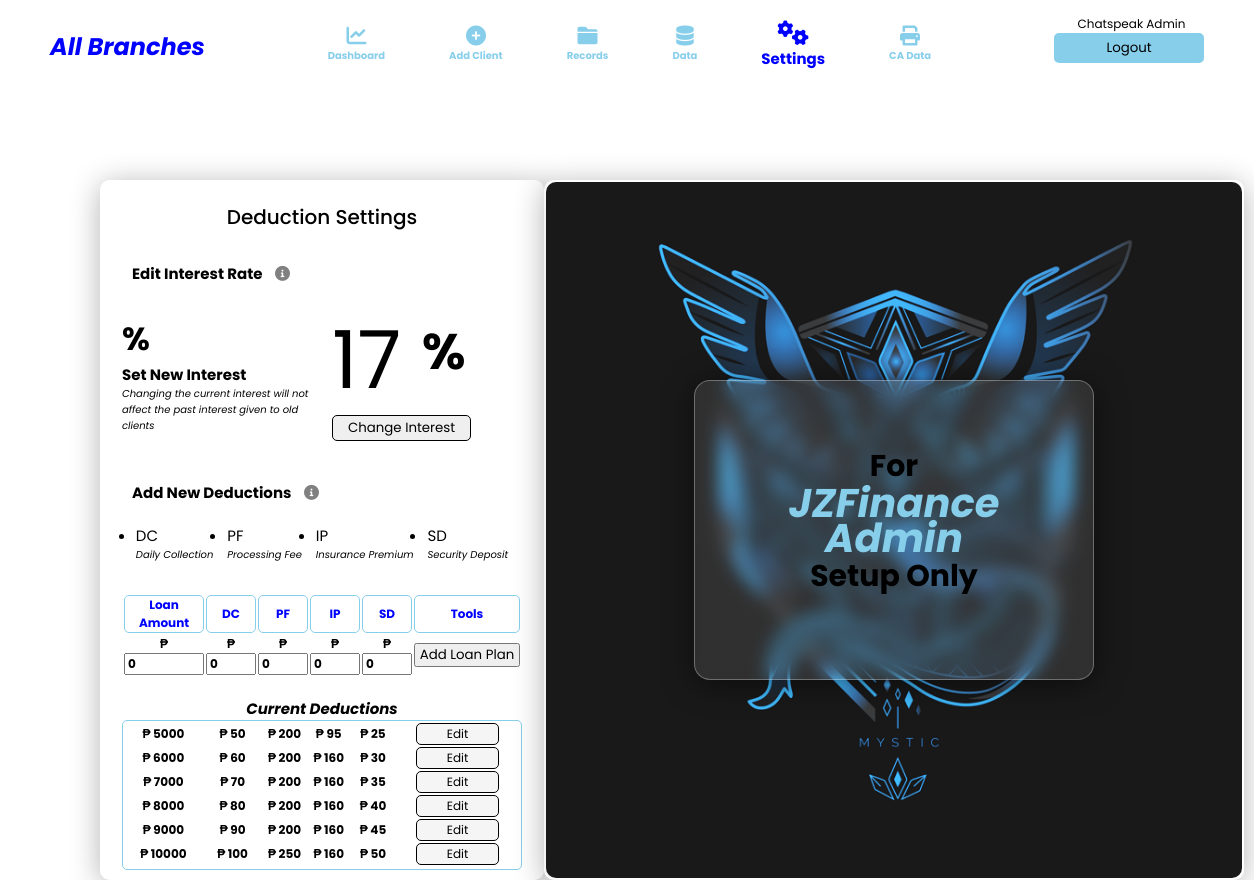
Page /Settings.php (signed in) on the committed database.
### tables this page shows
CREATE TABLE `insert_interest` (
  `id` int(11) NOT NULL,
  `interest` int(3) NOT NULL
);

CREATE TABLE `insert_deduction` (
  `id` int(11) NOT NULL,
  `loan_amount` int(255) NOT NULL DEFAULT 0,
  `daily_collection` int(255) NOT NULL DEFAULT 0,
  `processing_fee` int(255) NOT NULL DEFAULT 0,
  `ins_premium` int(255) NOT NULL DEFAULT 0,
  `sec_deposit` int(255) NOT NULL DEFAULT 0,
  `others` int(255) NOT NULL DEFAULT 0
);

### Settings.php (the view, shortened to what this page needs)
<?php
    include_once 'header.php';
?>
<div class="systemSetting">
    <div class="settingContent">
        <div class="settingsFC ssContent">
            <h4>Deduction Settings</h4>
            <div class="loanPlanSetup interest">
                <div class="loanPlanInfo">
                    <h4>Edit Interest Rate</h4>
                    <div class="editIntTool"><i class="fa fa-info-circle"></i>
                    </div>
                </div>
                <div class="addInterest">
                    <div>
                        <h1>%</h1>
                        <h4>Set New Interest</h4>
                        <p>Changing the current interest will not affect the past interest given to old clients</p>
                    </div>
                    <div>
                        <?php
                            $interest = "SELECT * FROM insert_interest ORDER BY id DESC LIMIT 1 ";
                            $interest_query = mysqli_query($connection, $interest);
                            $lastest_interest = mysqli_fetch_assoc($interest_query);
                        ?>
                        <form action="" method="post">
                            <span><input type="number" name="int" value="<?php echo $lastest_interest['interest'] ?>"><h3>%</h3></span>
                            <button type="submit" name="newinterest">Change Interest</button>
                        </form>
                    </div>
                </div>
            </div>
            <div class="loanDeducInfo">
                <h4>Add New Deductions</h4>
                <div class="editDeducTool"><i class="fa fa-info-circle"></i>
                </div>
            </div>
            <div class="deductTitles">
                <ul>
                    <li>DC <p>Daily Collection</p></li>
                    <li>PF <p>Processing Fee</p></li>
                    <li>IP <p>Insurance Premium</p></li>
                    <li>SD <p>Security Deposit</p></li>
                </ul>
            </div>
            <form action="" method="post">
                <table>
                    <tr>
                        <th width="20%">Loan Amount</th>
                        <th width="10%">DC</th>
                        <th width="10%">PF</th>
                        <th width="10%">IP</th>
                        <th width="10%">SD</th>
                        <th width="30%">Tools</th>
                    </tr>
                        <td id="customSetLoan"><p><span>₱</span> <input type="number" id="inputla" name="loanAmount" value="0"></p></td>
                        <td><p><span>₱</span> <input type="number" name="dailyCollection" value="0" id='dcol'></p></td>
                        <td><p><span>₱</span> <input type="number" name="processingFee" value="0"></p></td>
                        <td><p><span>₱</span> <input type="number" name="insPremium" value="0"></p></td>
                        <td><p><span>₱</span> <input type="number" name="secDeposit" value="0"></p></td>
                        <td id="addLoanPlan"><p><span><button type="submit" name="addloan">Add Loan Plan</button></span></p></td>
                </table>
                <div class="cdeducTitle">
                    <p>Current Deductions</p>
                </div>
                <div class="currentDeductions">
                    <table id="curDeducTable">
                        <?php
                            $show_loans = "SELECT * FROM insert_deduction ORDER BY loan_amount ASC";
                            $show_loans_query = mysqli_query($connection, $show_loans);
                            while($loans = mysqli_fetch_assoc($show_loans_query)){
                        ?>
                        <tr>
                            <td width="20%"><p><span>₱ <?php echo $loans['loan_amount'] ?></span></p></td>
                            <td width="15%"><p><span>₱ <?php echo $loans['daily_collection'] ?></span></p></td>
                            <td width="11%"><p><span>₱ <?php echo $loans['processing_fee'] ?></span></p></td>
                            <td width="11%"><p><span>₱ <?php echo $loans['ins_premium'] ?></span></p></td>
                            <td width="11%"><p><span>₱ <?php echo $loans['sec_deposit'] ?></span></p></td>
                            <td width="30%" id="deductTools">
                                <a type="button" id="editDeduct" class="editDeduct">Edit</a>
                            </td>
                        </tr>
                        <?php }?>
                    </table>
                </div>
            </form>
        </div>
        <div class="settingsFC scAccount">
            <h4>Account Setup</h4>
            <div class="adminBlockSetup" id="adminBlockSetup">
                <div class="restrictedBlock">
                    <h4>For <br><span>JZFinance Admin</span><br> Setup Only</h4>
                </div>
            </div>
            <div class="employeeSetup">
                <div class="addEmpInfo">
                    <h4>Add Credit Analyst</h4>
                    <div class="addEmpTool"><i class="fa fa-info-circle"></i>
                    </div>
                </div>
                <div class="addEmployee addCreditAnalyst">
                    <form action="" method="post">
                        <div class="ssCAAdd">
                            <div>
                                <label for="cArea">CA Area:</label>
                            </div>
                            <div>
                            <?php
                                        echo "
                                        <label for='acbranch'>Branch :</label>
                                        <select name='acbranch'>
                                            <option value='tandangsora'>Tandang Sora</option>
                                            <option value='stamaria'>Sta. Maria</option>
                                            <option value='meycauayan'>Meycauayan</option>
                                        </select>";
                                    ?>
                            </div>
                            <div>
                                <label for="CA">CA Name:</label>
                            </div>
                            <button id="ssCAAddButton" name="addCA" type="submit">Add Credit Analyst</button>
                        </div>
                    </form>
                </div>
                <div class="scTable">
                    <table id="caTableTitle">
                        <tr>
                            <th width="10%">Area</th>
                            <th width="20">Branch</th>
                            <th width="30%">Credit Analyst Name</th>
                            <th width="40%">Tool</th>
                        </tr>
                    </table>
                    <div class="sctContent">
                        <table id="caTableContent">
                            <?php
                                $show_ca = "SELECT * FROM insert_creditanalyst ORDER BY area ASC, name ASC";
                                $show_ca_query = mysqli_query($connection, $show_ca);
                                while($row = mysqli_fetch_assoc($show_ca_query)){
                                    $creditanalyst = $row['name'];
                                    $bnm = $row['cabranch'];
                                    if($bnm == "tandangsora"){
                                        $bname = 'Tandang Sora' ;
                                    }
                                    elseif($bnm == "meycauayan"){
                                        $bname = 'Meycauayan'  ;
                                    }
                                    elseif($bnm == "stamaria"){
                                        $bname = 'Sta. Maria' ;
                                    }
                            ?>
                            <tr>
                                <td width="10%"><?php echo $row['area'] ?></td>
                                <td width="20"><?php echo $bname ?></td>
                                <td width="30%"><?php echo $creditanalyst ?></td>
                                <td width="40%" id="scTabButton">
                                    <button id="editCA" class="editCA" type="button">Edit</button>
                                    <button id="deleteCA" type="button"><a href="Settings.php?delete_ca=<?php echo $row['id'] ?>">Delete</a></button>
                                </td>
                            </tr>
                            <?php } ?>
                        </table>
                    </div>
                </div>
            </div>
            <div class="employeeSetup">
                <div class="addEmpInfo">
                    <h4>Add Customer Service Specialist</h4>
                    <div class="addEmpTool"><i class="fa fa-info-circle"></i>
                    </div>
                </div>
                <div class="addEmployee addCSS">
                    <div class="registeredCSS register">
                        <form action="loginFormCode.php" method="POST">
                            <div>
                            </div>
                            <div>
                                <label for="cssName">Fullname</label>
                            </div>
                            <div>
                                <label for="cssUsername">Username</label>
                            </div>
                            <div>
                                <label for="cssPassword">Password</label>
                            </div>
                            <button type="submit" name="cssCreate">Register</button>
                        </form>
                    </div>
                    <div class="registeredCSS registered">
                        <p>Registered CSS</p>
                        <table id = "registeredt">
                            <thead>
                                <th width="33%">Branch</th>
                                <th width="33%">Username</th>
                                <th width="33%">Tool</th>
                            </thead>
                            <tbody >
                            <?php
                                $cssQ = "SELECT * FROM insert_cssaccount limit 7";
                                $ccsCQ = mysqli_query($connection,$cssQ);
                                while($cssRow = mysqli_fetch_assoc($ccsCQ)){
                                    $name = $cssRow['username'];
                                    $ibrnch = $cssRow['branch'];
                                    if($ibrnch == "tandangsora"){
                                        $brnch = 'Tandang Sora' ;
                                    }
                                    elseif($ibrnch == "meycauayan"){
                                        $brnch = 'Meycauayan' ;
                                    }
                                    elseif($ibrnch == "stamaria"){
                                        $brnch = 'Sta. Maria' ;
                                    }
                                    elseif($ibrnch == "all"){
                                        $brnch = "All Branches";
                                    }
                            ?>
                                <tr >
                                    <td id="disCssBranch" width="33%"><?php echo $brnch?></td>
                                    <td id="disCssUser" width="33%"><span id="cssAccessAcc"><?php echo $name ?></span></td>
                                    <td id="delCSS" width="33%">
                                        <a href="Settings.php?delete_css=<?php echo $cssRow['id'] ?>"><button id="delAccCSS" type="button">Delete</button></a>
                                    </td>
                                </tr>
                            <?php }?>
                            </tbody>
                        </table>
                    </div>
                </div>
            </div>
        </div>
    </div>
</div>

### header.php (shortened to what this page needs)
<?php include "db.php"; ?>
<!DOCTYPE html>
<html lang="en">
<head>
    <link rel="stylesheet" href="https://cdnjs.cloudflare.com/ajax/libs/font-awesome/6.0.0/css/all.min.css">
    <link rel="stylesheet" href="CSS/style.css">
</head>
<header>
    <div class="fullContent">
        <nav>
            <?php
                $username1 = $_SESSION['UNAME'];
                $branch1 = mysqli_query($connection,"select branch from insert_cssaccount where username = '$username1'");
                    while($rb1= mysqli_fetch_assoc($branch1)){
                        $bnm = $rb1['branch'];
                        if($bnm == "tandangsora"){
                            $bname = 'Tandang Sora' ;
                        }
                        elseif($bnm == "meycauayan"){
                            $bname = 'Meycauayan'  ;
                        }
                        elseif($bnm == "stamaria"){
                            $bname = 'Sta. Maria' ;
                        }
                        elseif($bnm == "all"){
                            $bname = "All Branches";
                        }
                    }
            ?>
            <i style="display: inline-flex; color:blue;"><h1><?php echo $bname?></h1></i>
            <ul id="navSelection" class="navSelection">
                <li class="navSel"><a class="a" href="Dashboard.php"><i class="fa fa-chart-line"></i><p>Dashboard</p></a></li>
                <li class="navSel"><a class="a" href="AddClient.php"><i class="fa fa-plus-circle"></i><p>Add Client</p></a></li>
                <li class="navSel"><a class="a" href="Records.php"><i class="fa fa-folder"></i><p>Records</p></a></li>
                <li class="navSel"><a class="a" href="Data.php"><i class="fa fa-database"></i><p>Data</p></a></li>
                <li class="navSel"><a class="a" href="Settings.php"><i class="fa fa-gears"></i><p>Settings</p></a></li>
                <li class="navSel"><a class="a" href="CA.php"><i class="fa fa-print"></i><p>CA Data</p></a></li>
            </ul>
            <div class="accountOpen" style="margin-top: -15px;">
                <span id="accPosition" style="font-size: 12px; margin-right: 5px;"></span><span id="accountName" style="font-size: 12px; text-transform: capitalize;"><?php echo $_SESSION['UNAME'];?></span><br>
                <a href="cssLogout.php"><button id='btnLogOut'>Logout</button></a>
            </div>
        </nav>
    </div>
</header>

### CSS/style.css (style rules this page uses)
* { margin: 0; padding: 0; box-sizing: border-box; font-family: 'Poppins', sans-serif; }
.fullContent { position: fixed; height: 110px; width: 100%; padding: 20px 50px; background: white; }
nav { display: flex; justify-content: space-between; align-items: center; text-align: center; }
nav ul { width: 70%; display: flex; justify-content: center; align-items: center; text-align: center; text-decoration: none; list-style: none; }
nav ul li { text-decoration: none; display: flex; justify-content: center; align-items: center; text-align: center; font-weight: 700; }
nav ul li a { font-size: 20px; color: skyblue; text-decoration: none; margin: 0 30px; }
nav ul li a p { font-size: 10px; margin: 2px; }
nav ul .active a { color: blue; font-size: 25px; }
nav ul .active a p { font-size: 15px; }
nav .accountOpen a button { height: 30px; width: 150px; border-radius: 5px; border: 0; cursor: pointer; background: skyblue; }

### rows in the picture
insert_interest: int "17"
insert_deduction: loan_amount "5000", daily_collection "50", processing_fee "200", ins_premium "95", sec_deposit "25"
insert_deduction: loan_amount "6000", daily_collection "60", processing_fee "200", ins_premium "160", sec_deposit "30"
insert_deduction: loan_amount "7000", daily_collection "70", processing_fee "200", ins_premium "160", sec_deposit "35"
insert_deduction: loan_amount "8000", daily_collection "80", processing_fee "200", ins_premium "160", sec_deposit "40"
insert_deduction: loan_amount "9000", daily_collection "90", processing_fee "200", ins_premium "160", sec_deposit "45"
insert_deduction: loan_amount "10000", daily_collection "100", processing_fee "250", ins_premium "160", sec_deposit "50"

### other values in the picture
$bname "All Branches"
$_SESSION['UNAME'] "Chatspeak Admin"
